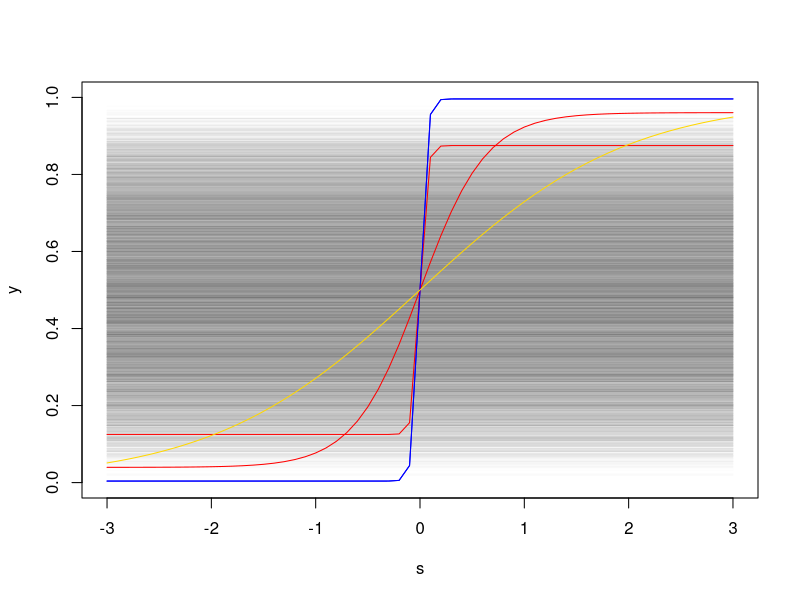
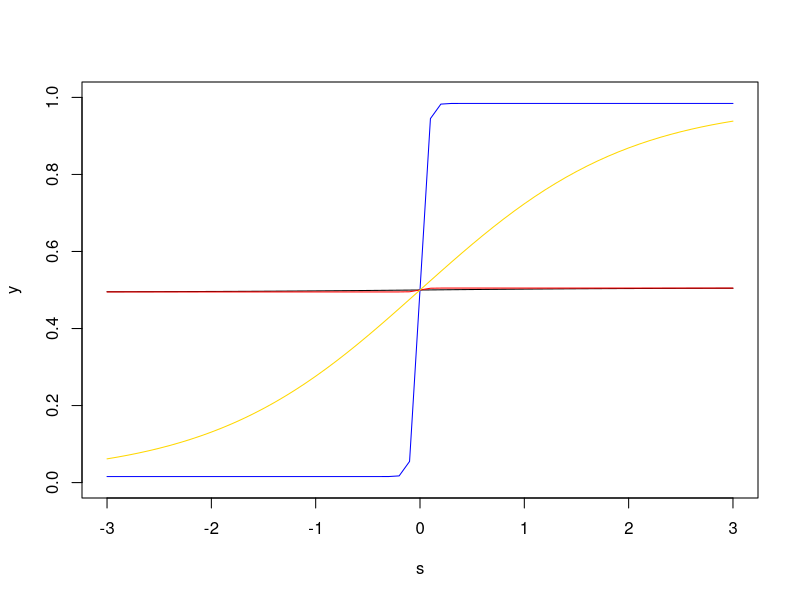

Recreate these plots in R, in order.
# sigma 10, n 1, beta 3 is beautiful
# alpha <- 0
beta <- 0
theta <- c(.1, 0)
n <- 1
s <- seq(-3, 3, 0.1)
sigma <- 1
# y <- 1/2 + (1-alpha)*(1-exp(-n))*(plogis(sqrt(n)*beta*(s)) - 1/2)
eps <- rnorm(1, 0, sigma / sqrt(n))
y <- plogis(n * beta * (s) + eps)
plot(s, y, type = "l", ylim = c(0, 1), col = rgb(0, 0, 0, 0.01))
vec <- c()
for (i in 1:10000) {
  eps <- rnorm(1, 0, sigma / sqrt(n))
  y <- plogis(n * beta * (s) + eps)
  vec[i] <- rbinom(1, 1, y)
  points(s, y, type = "l", ylim = c(0, 1), col = rgb(0, 0, 0, 0.01))
}
mean(vec)


alpha <- 0.25
beta <- 1
theta <- c(1, 0)
n <- 10
s <- seq(-3, 3, 0.1)
y <- 1 / 2 + (1 - alpha / sqrt(n)) * (plogis(sqrt(n) * beta * (s)) - 1 / 2)
points(s, y, type = "l", col = "red")

alpha <- 0.25
beta <- 1
theta <- c(1, 0)
n <- 1000
s <- seq(-3, 3, 0.1)
y <- 1 / 2 + (1 - alpha / sqrt(n)) * (plogis(sqrt(n) * beta * (s)) - 1 / 2)
points(s, y, type = "l", col = "blue")

alpha <- .25
beta <- 1
theta <- c(0.1, 0)
n <- 1000
s <- seq(-3, 3, 0.1)
y <- 1 / 2 * alpha + (1 - alpha) * plogis(sqrt(n) * beta * (s))
points(s, y, type = "l", col = "red")

alpha <- .25
beta <- 1
theta <- c(0.1, 0)
n <- 1000
s <- seq(-3, 3, 0.1)
y <- 1 / 2 * alpha / sqrt(n) + (1 - alpha / sqrt(n)) * plogis(sqrt(n) * beta * (s))
points(s, y, type = "l", col = "blue")

alpha <- .25
beta <- 1
theta <- c(0.1, 0)
n <- 1000
s <- seq(-3, 3, 0.1)
y <- 1 / 2 * alpha / sqrt(n) + (1 - alpha / sqrt(n)) * plogis(beta * (s))
points(s, y, type = "l", col = "gold")


################################################################
alpha <- 0.99
beta <- 1
theta <- c(1, 0)
n <- 1
s <- seq(-3, 3, 0.1)
y <- 1 / 2 * alpha + (1 - alpha) * plogis(sqrt(n) * beta * (s))
plot(s, y, type = "l", ylim = c(0, 1))

alpha <- 0.99
beta <- 1
theta <- c(0.1, 0)
n <- 1000
s <- seq(-3, 3, 0.1)
y <- 1 / 2 * alpha + (1 - alpha) * plogis(sqrt(n) * beta * (s))
points(s, y, type = "l", col = "red")

alpha <- 0.99
beta <- 1
theta <- c(0.1, 0)
n <- 1000
s <- seq(-3, 3, 0.1)
y <- 1 / 2 * alpha / sqrt(n) + (1 - alpha / sqrt(n)) * plogis(sqrt(n) * beta * (s))
points(s, y, type = "l", col = "blue")

alpha <- 0.99
beta <- 1
theta <- c(0.1, 0)
n <- 1000
s <- seq(-3, 3, 0.1)
y <- 1 / 2 * alpha / sqrt(n) + (1 - alpha / sqrt(n)) * plogis(beta * (s))
points(s, y, type = "l", col = "gold")

